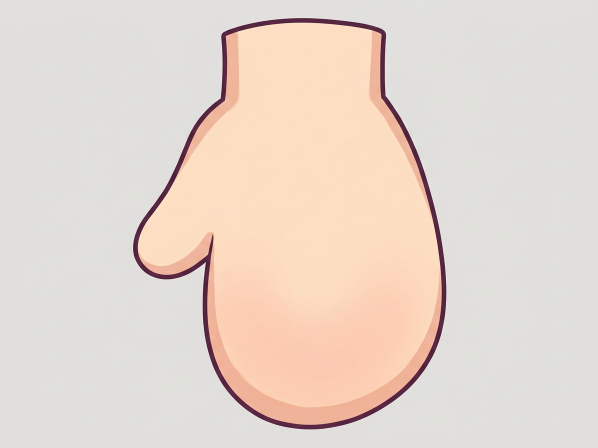
#> input picture docs/qa/chibi_candidate_2026-11-02/hand_style_study_2026-11-02/chibi_mitten_hand_viewer_left_trial_10_art_wip.png, 1195 x 896 px (shown at 1/2 size)
$ python -i fit_mitten_hand_art_trial_10.py   (imports and definitions only)
#> lines starting #> are read from the running program, lines starting #| are printed output that depends on the picture; after the words box and inside, x2 and y2 are one past the last pixel; in counts of white or black regions, pixels touching at a corner belong together
#!/usr/bin/env python3
"""Isolated trial-10 hand-art/source-cuff fit study; never production art.

This preserves selected pixels from independently generated left/right hand
studies, uniformly fits them into the measured Chibi source hand boxes, and
composites the registered source cuffs. No hand shape is drawn by code.
"""
from __future__ import annotations
import hashlib
import json
from pathlib import Path

import numpy as np
from PIL import Image, ImageDraw, ImageFilter, ImageFont

from fit_mitten_source_cuff_trial import (
    BODY_PATH, BOXES, OUT, SHEET_PATH, SOURCE_MANIFEST_PATH,
    component, dilate, fit_hand_to_source,
    sample_source_skin_palette, sha, source_cuff_and_hand,
)

# [4 lines that did not run here, left out]
# [1 line that did not run here, left out]
# [1 line that did not run here, left out]
# [1 line that did not run here, left out]
# [1 line that did not run here, left out]
PREVIEW = "body_full_ai_trial10_source_cuff_preview_wip.png"
BOARD = "chibi_mitten_trial_10_source_cuff_candidate_board_wip.png"
METRICS = "mitten_trial_10_source_cuff_fit_metrics.json"


def extract_pixels(path: Path) -> tuple[Image.Image, dict]:
    src = Image.open(path).convert("RGB")
#> src is the input picture: PIL image 1195x896 RGB; mean R, G, B 229.8, 216.1, 206.8
    rgb = np.asarray(src).astype(np.int16)
    r, g, b = rgb.transpose(2, 0, 1)
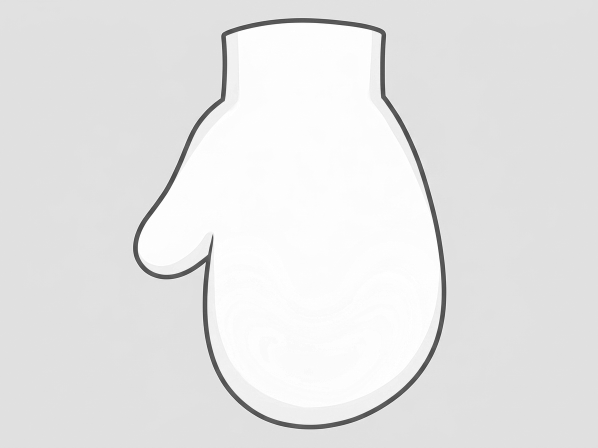
#> r: shape (896, 1195) int16 (shown at 1/2 size); min 57, max 255, mean 229.8
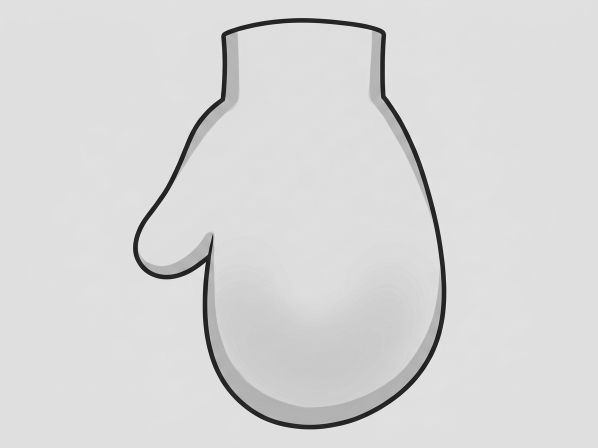
#> g: shape (896, 1195) int16 (shown at 1/2 size); min 18, max 242, mean 216.1
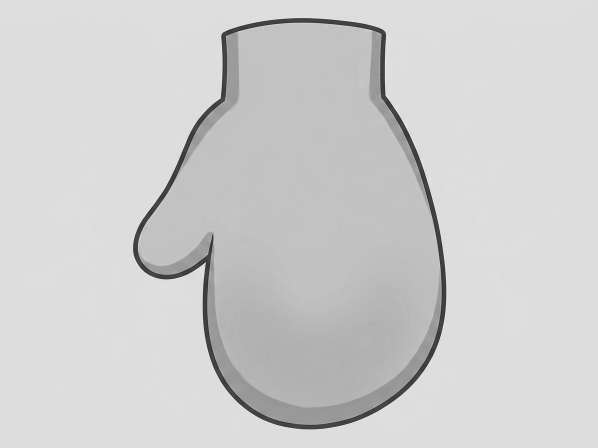
#> b: shape (896, 1195) int16 (shown at 1/2 size); min 17, max 249, mean 206.8
    raw_skin = (r > 185) & (r > g + 10) & (g > b + 5) & (b > 85)
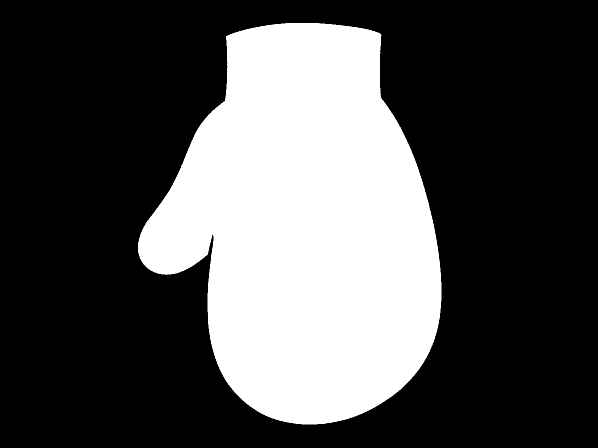
#> raw_skin: shape (896, 1195) bool (shown at 1/2 size); 31.3% white; 1 white region, box (x1, y1, x2, y2) and area: (276, 46, 883, 849) 334670
#> (the run stopped early here; a loop or call above may not have finished)

$ run again, on docs/qa/chibi_candidate_2026-11-02/hand_style_study_2026-11-02/chibi_mitten_hand_viewer_left_trial_09_art_wip.png
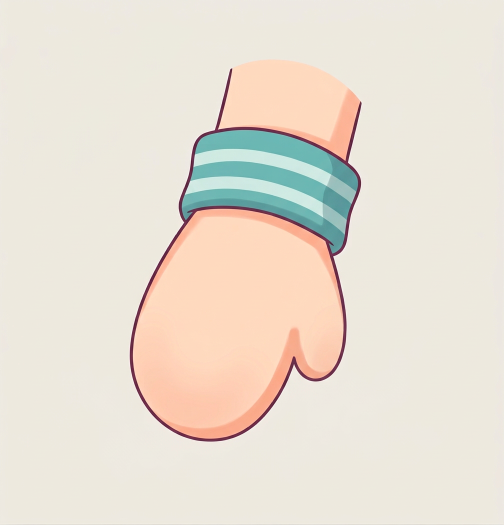
#> input picture docs/qa/chibi_candidate_2026-11-02/hand_style_study_2026-11-02/chibi_mitten_hand_viewer_left_trial_09_art_wip.png, 1008 x 1049 px (shown at 1/2 size)
#> in extract_pixels, src is the input picture: PIL image 1008x1049 RGB; mean R, G, B 233, 224.2, 211.8
#> in extract_pixels, `r, g, b = rgb.transpose(2, 0, 1)`:
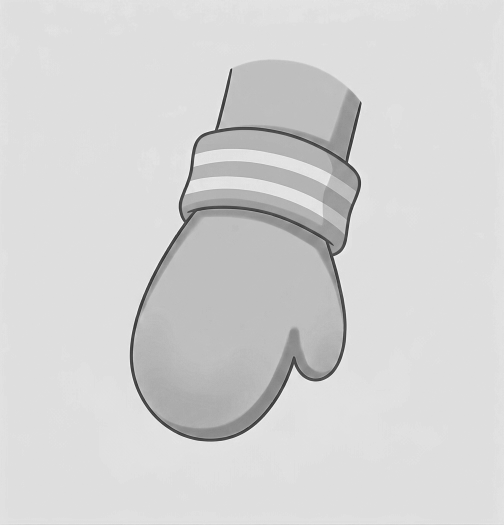
#> b: shape (1049, 1008) int16 (shown at 1/2 size); min 32, max 255, mean 211.8
#> in extract_pixels, `raw_skin = (r > 185) & (r > g + 10) & (g > b + 5) & (b > 85)`:
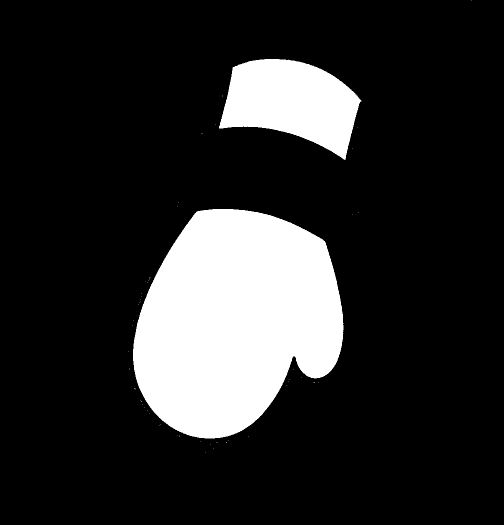
#> raw_skin: shape (1049, 1008) bool (shown at 1/2 size); 17% white; 54 white regions (52 under 20 px), largest, box (x1, y1, x2, y2) and area: (266, 418, 687, 877) 143152, (438, 118, 723, 320) 36039
